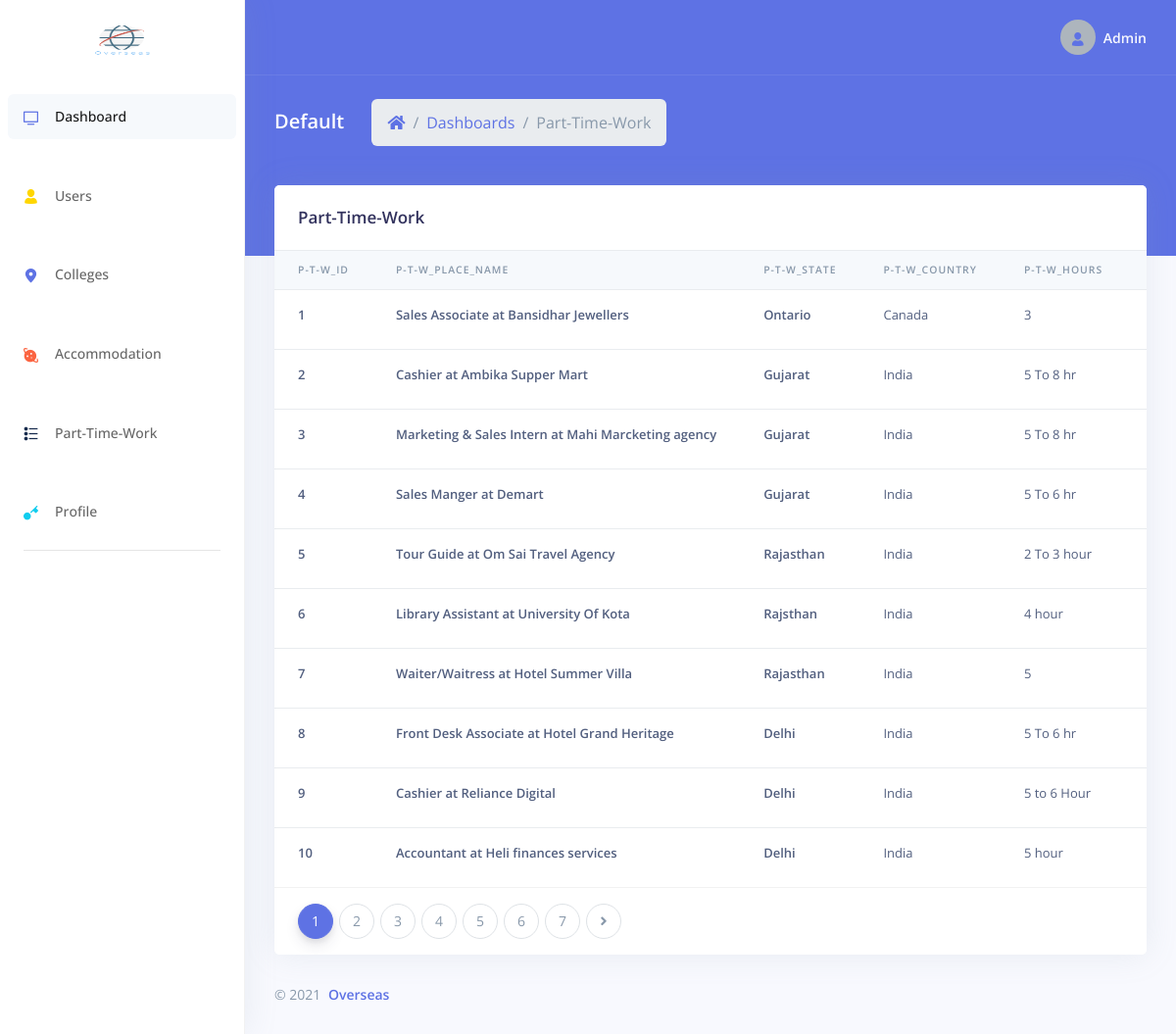
The app's page /dashboard/admin/manage_ptw.php (signed in) with its own data.
### tables this page shows
CREATE TABLE `part_time_work` (
  `ptw_id` int(6) NOT NULL,
  `ptw_place_name` varchar(100) NOT NULL,
  `ptw_city` varchar(100) NOT NULL,
  `ptw_state` varchar(50) NOT NULL,
  `ptw_country` varchar(50) NOT NULL,
  `ptw_hours` varchar(50) NOT NULL,
  `ptw_salary` varchar(50) NOT NULL,
  `ptw_requirement` varchar(500) NOT NULL,
  `uid` int(6) NOT NULL
);

### dashboard/admin/manage_ptw.php (the view, shortened to what this page needs)
<?php
include_once('../../database/dbconn.php');
if ($_SESSION['overseas_admin']) {
?>
  <!DOCTYPE html>
  <html>
  <head>
    <link rel="stylesheet" href="../assets/vendor/nucleo/css/nucleo.css" type="text/css">
    <link rel="stylesheet" href="../assets/vendor/@fortawesome/fontawesome-free/css/all.min.css" type="text/css">
    <link rel="stylesheet" href="../assets/css/argon.css?v=1.2.0" type="text/css">
  </head>
  <body>
    <nav class="sidenav navbar navbar-vertical  fixed-left  navbar-expand-xs navbar-light bg-white" id="sidenav-main">
      <div class="scrollbar-inner">
        <div class="sidenav-header  align-items-center">
          <a class="navbar-brand" href="javascript:void(0)">
            <img src="../../assets/img/logo.png" style="height: 100px; width:60px;" class="navbar-brand-img" alt="...">
          </a>
        </div>
        <div class="navbar-inner">
          <div class="collapse navbar-collapse" id="sidenav-collapse-main">
            <ul class="navbar-nav">
              <li class="nav-item">
                <a class="nav-link active" href="index.php">
                  <i class="ni ni-tv-2 text-primary"></i>
                  <span class="nav-link-text">Dashboard</span>
                </a>
              </li>
              <li class="nav-item">
                <a class="nav-link" href="manage_user.php">
                  <i class="ni ni-single-02 text-yellow"></i>
                  <span class="nav-link-text">Users</span>
                </a>
              </li>
              <li class="nav-item">
                <a class="nav-link" href="manage_colleges.php">
                  <i class="ni ni-pin-3 text-primary"></i>
                  <span class="nav-link-text">Colleges</span>
                </a>
              </li>
              <li class="nav-item">
                <a class="nav-link" href="manage_acc.php">
                  <i class="ni ni-planet text-orange"></i>
                  <span class="nav-link-text">Accommodation</span>
                </a>
              </li>
              <li class="nav-item">
                <a class="nav-link" href="manage_ptw.php">
                  <i class="ni ni-bullet-list-67 text-default"></i>
                  <span class="nav-link-text">Part-Time-Work</span>
                </a>
              </li>
              <li class="nav-item">
                <a class="nav-link" href="profile.php">
                  <i class="ni ni-key-25 text-info"></i>
                  <span class="nav-link-text">Profile</span>
                </a>
              </li>
            </ul>
            <hr class="my-3">
          </div>
        </div>
      </div>
    </nav>
    <div class="main-content" id="panel">
      <nav class="navbar navbar-top navbar-expand navbar-dark bg-primary border-bottom">
        <div class="container-fluid">
          <div class="collapse navbar-collapse" id="navbarSupportedContent">
            <ul class="navbar-nav align-items-center  ml-auto ml-md-0 ">
              <li class="nav-item dropdown">
                <a class="nav-link pr-0" href="#" role="button" data-toggle="dropdown" aria-haspopup="true" aria-expanded="false">
                  <div class="media align-items-center">
                    <span class="avatar avatar-sm rounded-circle">
                      <i class="ni ni-single-02 text-blue"></i>
                    </span>
                    <div class="media-body  ml-2  d-none d-lg-block">
                      <span class="mb-0 text-sm  font-weight-bold">Admin</span>
                    </div>
                  </div>
                </a>
              </li>
            </ul>
          </div>
        </div>
      </nav>
      <div class="header bg-primary pb-6">
        <div class="container-fluid">
          <div class="header-body">
            <div class="row align-items-center py-4">
              <div class="col-lg-6 col-7">
                <h6 class="h2 text-white d-inline-block mb-0">Default</h6>
                <nav aria-label="breadcrumb" class="d-none d-md-inline-block ml-md-4">
                  <ol class="breadcrumb breadcrumb-links breadcrumb-dark">
                    <li class="breadcrumb-item"><a href="index.php"><i class="fas fa-home"></i></a></li>
                    <li class="breadcrumb-item"><a href="index.php">Dashboards</a></li>
                    <li class="breadcrumb-item active" aria-current="page">Part-Time-Work</li>
                  </ol>
                </nav>
              </div>
            </div>
          </div>
        </div>
      </div>
        <div class="container-fluid mt--6">
            <div class="row">
                <div class="col-xl-12">
                    <div class="card">
                        <div class="card-header border-0">
                            <div class="row align-items-center">
                                <div class="col">
                                    <h3 class="mb-0">Part-Time-Work</h3>
                                </div>
                            </div>
                        </div>
                        <div class="table-responsive">
                            <table class="table align-items-begin table-flush">
                                <thead class="thead-light">
                                    <tr>
                                        <th scope="col">P-T-W_ID</th>
                                        <th scope="col">P-T-W_Place_Name</th>
                                        <th scope="col">P-T-W_State</th>
                                        <th scope="col">P-T-W_Country</th>
                                        <th scope="col">P-T-W_Hours</th>
                                        <th scope="col">P-T-W_Salary</th>
                                    </tr>
                                </thead>
                                <tbody>
                                    <?php
                                    $limit = 10;
                                    if(isset($_GET['page']))
                                    {
                                        $page = $_GET['page'];
                                    }
                                    else
                                    {
                                        $page = 1;
                                    }
                                    $offset = ($page - 1) * $limit;
                                      $clgqry = "SELECT * FROM part_time_work LIMIT {$offset},{$limit}";
                                      $clgexeqry = mysqli_query($conn, $clgqry);
                                      while ($row2 = mysqli_fetch_assoc($clgexeqry)) {
                                      ?>
                                    <tr>
                                        <th scope="row"><?php echo $row2['ptw_id']; ?></th>
                                        <th scope="row"><?php echo $row2['ptw_place_name']?></th>
                                        <th scope="row"><?php echo $row2['ptw_state'];  ?></th>
                                        <td><?php echo $row2['ptw_country'];  ?></td>
                                        <td><?php echo $row2['ptw_hours'];  ?></td>
                                        <td><?php echo $row2['ptw_salary'];  ?></td>
                                    </tr>
                                    <?php
                                }
                              ?>
                        </tbody>
                    </table>
                            <div class="card-footer py-3">
                            <nav aria-label=".......">
                            <?php
                                $sql1 = "SELECT * FROM part_time_work";
                                $result1 = mysqli_query($conn, $sql1);
                                $total_clg = mysqli_num_rows($result1);
                                $total_page = ceil($total_clg / $limit);
                                echo '<ul class="pagination justify-content-begin mb-0">';
                                for($i = 1; $i <= $total_page; $i++)
                                {
                                    if($i == $page)
                                    {
                                        $active = "active";
                                    }
                                    else
                                    {
                                        $active="";
                                    }
                                    echo '<li class="page-item '.$active.'">
                                            <a class="page-link" href="manage_colleges.php?page='.$i.'">'.$i.'<span class="sr-only">(current)</span></a>
                                        </li>';
                                }
                                if($total_page > $page)
                                {
                                    echo' <li class="page-item">
                                            <a class="page-link" href="manage_colleges.php?page='.($page + 1).'">
                                                <i class="fas fa-angle-right"></i>
                                                <span class="sr-only">Next</span>
                                            </a>
                                        </li>';
                                }
                                echo '</ul>';
                            ?>
                                </nav>
                            </div>
                        </div>
                    </div>
                    <footer class="footer pt-0">
                        <div class="row align-items-center justify-content-lg-between">
                            <div class="col-lg-6">
                                <div class="copyright text-center  text-lg-left  text-muted">
                                    &copy; 2021 <a href="index.php" class="font-weight-bold ml-1"
                                        target="_blank">Overseas</a>
                                </div>
                            </div>
                        </div>
                    </footer>
                </div>
            </div>
        </div>
  </body>
  </html>
<?php
} else {
  redirect('../loginindex.php');
}
?>

### records on screen
part_time_work: ptw_id "1", ptw_place_name "Sales Associate at Bansidhar Jewellers", ptw_state "Ontario", ptw_country "Canada", ptw_hours "3"
part_time_work: ptw_id "2", ptw_place_name "Cashier at Ambika Supper Mart", ptw_state "Gujarat", ptw_country "India", ptw_hours "5 To 8 hr"
part_time_work: ptw_id "3", ptw_place_name "Marketing & Sales Intern at Mahi Marcketing agency", ptw_state "Gujarat", ptw_country "India", ptw_hours "5 To 8 hr"
part_time_work: ptw_id "4", ptw_place_name "Sales Manger at Demart", ptw_state "Gujarat", ptw_country "India", ptw_hours "5 To 6 hr"
part_time_work: ptw_id "5", ptw_place_name "Tour Guide at Om Sai Travel Agency", ptw_state "Rajasthan", ptw_country "India", ptw_hours "2 To 3 hour"
part_time_work: ptw_id "6", ptw_place_name "Library Assistant at University Of Kota", ptw_state "Rajsthan", ptw_country "India", ptw_hours "4 hour"
part_time_work: ptw_id "7", ptw_place_name "Waiter/Waitress at Hotel Summer Villa", ptw_state "Rajasthan", ptw_country "India", ptw_hours "5"
part_time_work: ptw_id "8", ptw_place_name "Front Desk Associate at Hotel Grand Heritage", ptw_state "Delhi", ptw_country "India", ptw_hours "5 To 6 hr"
part_time_work: ptw_id "9", ptw_place_name "Cashier at Reliance Digital", ptw_state "Delhi", ptw_country "India", ptw_hours "5 to 6 Hour"
part_time_work: ptw_id "10", ptw_place_name "Accountant at Heli finances services", ptw_state "Delhi", ptw_country "India", ptw_hours "5 hour"
